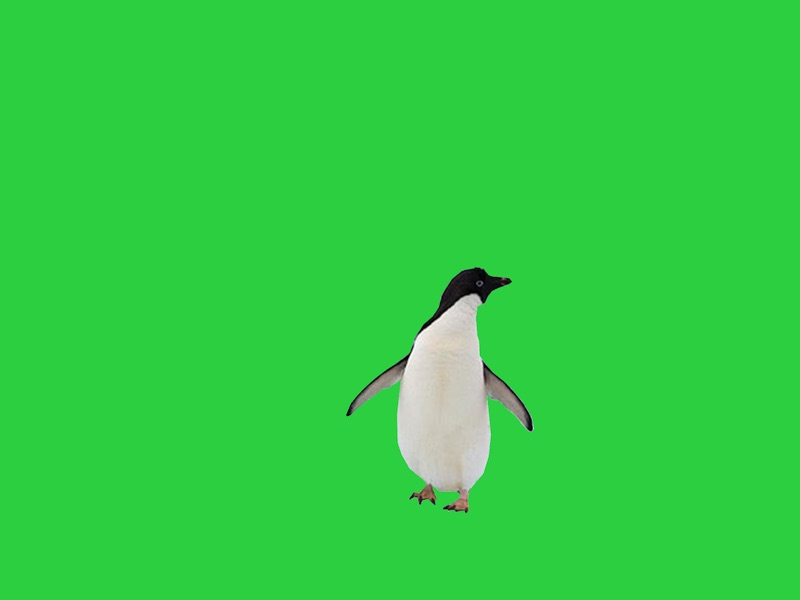
#> input picture penguin.jpg, 800 x 600 px
$ python imageproject3.py
#> lines starting #> are read from the running program, lines starting #| are printed output that depends on the picture
print('third image')

from PIL import Image

## Penguin in Antarctica
## Final requirement 1. (Load a green image and a background image. NB: desert.jpg is the background image).
image_penguin = Image.open('penguin.jpg')
#> image_penguin is the input picture: PIL image 800x600 RGB; mean R, G, B 49, 205.6, 67.8
image_snow = Image.open('snowscape.jpg')
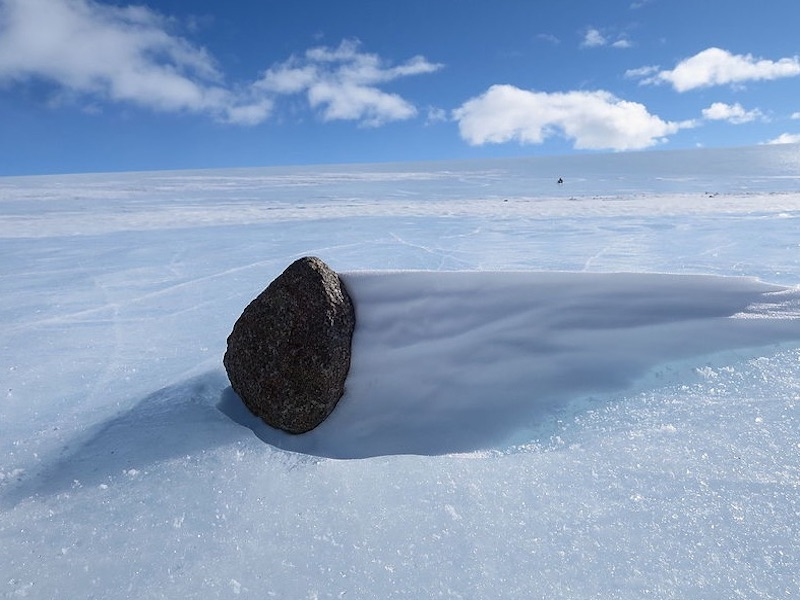
#> input picture snowscape.jpg, 800 x 600 px
#> image_snow is the input picture: PIL image 800x600 RGB; mean R, G, B 137.7, 160.8, 192.7
pixels_penguin = image_penguin.load()
pixels_snow = image_snow.load()
image_penguin.show()
image_snow.show()
(width, height) = image_penguin.size
#> width = 800; height = 600
(width1, height1) = image_snow.size
#> width1 = 800; height1 = 600
print(f'Width Penguin: {width}; Height Penguin: {height}. \nWidth Snow: {width1}; Height Snow: {height1}')
#| Width Penguin: 800; Height Penguin: 600.
#| Width Snow: 800; Height Snow: 600


# print(image_penguin.size)

## Get the idea of what the RGB are at a given backgound color.
print(pixels_penguin[40, 40])
#| (44, 207, 64)
# print(pixels_penguin[700, 500])
# print(pixels_penguin[200, 500])

## Final requirement 3. Iterate through all the pixels of the green image. Check to see if the green value is greater than a certain number and that the red and blue values are less than a certain number. If so, get the red, green, and blue values from the pixel at that location in the background image, if it's not a bright green color, get the red, green, and blue values from the pixel at that location in the green, foreground image.
for y in range(0, height):
    for x in range(0, width):
        (r, g, b) = pixels_penguin[x, y]

        if r <= 150 and g >= 150 and b <= 150:
            (new_r, new_g, new_b) = pixels_snow[x, y]
            ## Note the values are r <= 150, g >= 150, b <= 120 to create a good new image.
            pixels_penguin[x, y] = (new_r, new_g, new_b)

        else:
            pixels_penguin[x, y] = (r, g, b)


## Create new image that is the same size as the original
penguin_snow = Image.new("RGB", image_penguin.size)
#> penguin_snow: PIL image 800x600 RGB; every value is 0
pixels_new = penguin_snow.load()

## Final requirement 5. Save the new image to a file.
image_penguin.save('the_third_new_image.jpg')
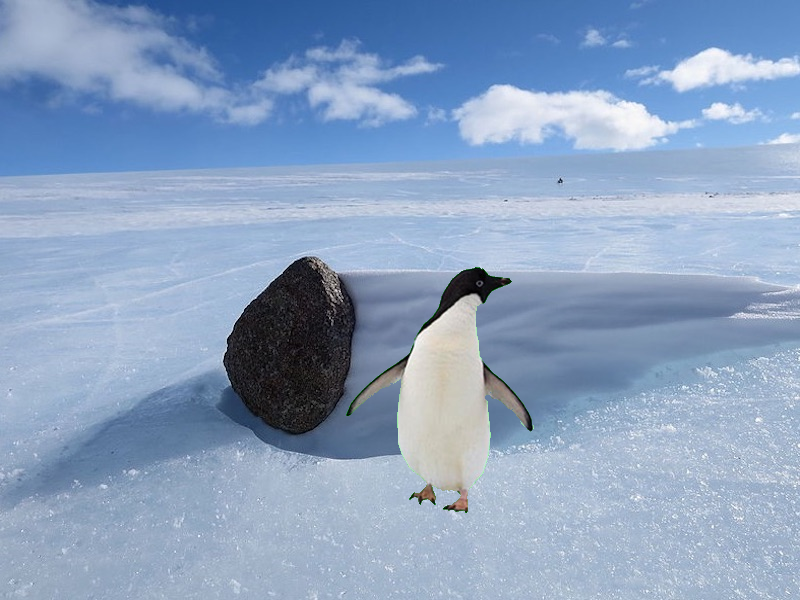
#> saved as the_third_new_image.jpg: PIL image 800x600 RGB; mean R, G, B 139.6, 162, 192.4

## Final requirement 2. Create a new image that is the same size as the other images.
third_new = Image.open('the_third_new_image.jpg')
pixels_third_new = third_new.load()

# Display the final image
third_new.show()
